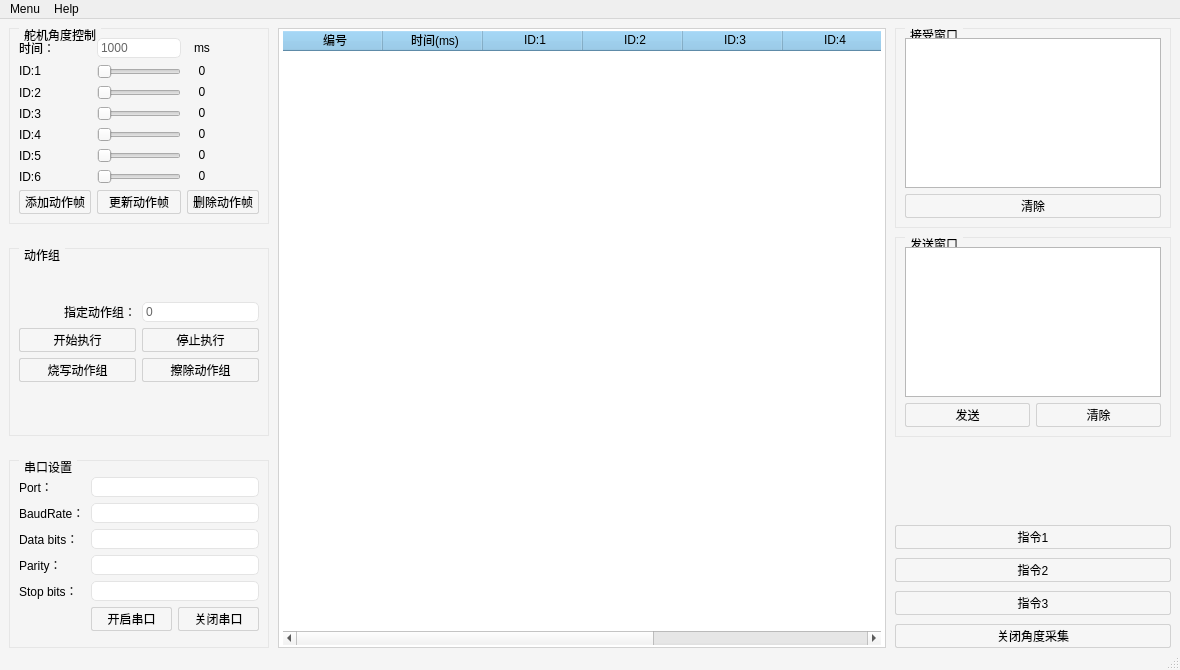
<?xml version="1.0" encoding="UTF-8"?>
<ui version="4.0">
 <class>MainWindow</class>
 <widget class="QMainWindow" name="MainWindow">
  <property name="geometry">
   <rect>
    <x>0</x>
    <y>0</y>
    <width>1180</width>
    <height>670</height>
   </rect>
  </property>
  <property name="windowTitle">
   <string>机械臂上位机</string>
  </property>
  <property name="windowIcon">
   <iconset resource="picture.qrc">
    <normaloff>:/bg/Image/git.png</normaloff>:/bg/Image/git.png</iconset>
  </property>
  <property name="styleSheet">
   <string notr="true">QMainWindow{
	background-color:rgb(245,245,245);
}

/**********************************QGroupBox*****************************************/
QGroupBox {
	border:1px solid rgb(230,230,230);
	margin-top: 1.5ex;
}

QGroupBox::title {
	color: rgb(0, 0, 0);
	subcontrol-origin: margin;
	subcontrol-position: top left;
	left:10px;
	top:0px;
	padding: 0px 3px;
}

/**********************************QTableView*****************************************/
QTableView {
    /*表格内文字颜色*/
    color: black;
    /*表格内背景色*/
    background-color: rgb(255, 255, 255);
    alternate-background-color: rgb(245, 245, 245);
    /*选中区域的文字颜色*/
    selection-color: black;
    /*选中区域的背景色*/
    selection-background-color: rgb(200, 220, 246);
    border: 1px solid rgb(210,210,210);
    border-radius: 0px;
    padding: 2px 4px;
}


QHeaderView::section{
    background-color: rgb(131, 194, 235);
    padding-left: 4px;
    border-bottom: 2px solid grey;
    height: 18;
}

/**********************************QPushButton*****************************************/
QPushButton{
	padding:2px 5px 2px;
	border-radius: 2px;
	border:1px solid rgb(210,210,210);
	background-color: rgb(246,246,246);
}
QPushButton:hover{
	background-color: rgb(239,239,239);
 }
QPushButton:pressed{
	background-color:rgb(232,232,232);
 }

/**********************************QComboBox*****************************************/
QComboBox {
    color: #666666;
    font-size: 12px;
    padding: 1px 15px 1px 3px;
    border: 1px solid rgba(228, 228, 228, 1);
    border-radius: 5px 5px 0px 0px;
}

QComboBox::drop-down {
    subcontrol-origin: padding;
    subcontrol-position: top right;
    width: 15px;
    border: none;
}










</string>
  </property>
  <widget class="QWidget" name="centralwidget">
   <layout class="QHBoxLayout" name="horizontalLayout">
    <property name="spacing">
     <number>9</number>
    </property>
    <property name="leftMargin">
     <number>9</number>
    </property>
    <property name="topMargin">
     <number>9</number>
    </property>
    <property name="rightMargin">
     <number>9</number>
    </property>
    <property name="bottomMargin">
     <number>0</number>
    </property>
    <item>
     <layout class="QVBoxLayout" name="verticalLayout">
      <item>
       <widget class="QGroupBox" name="groupBox_3">
        <property name="title">
         <string>舵机角度控制</string>
        </property>
        <layout class="QVBoxLayout" name="verticalLayout_5">
         <item>
          <layout class="QGridLayout" name="gridLayout">
           <item row="3" column="2">
            <widget class="QLabel" name="label_slider_id3">
             <property name="sizePolicy">
              <sizepolicy hsizetype="Fixed" vsizetype="Fixed">
               <horstretch>0</horstretch>
               <verstretch>0</verstretch>
              </sizepolicy>
             </property>
             <property name="minimumSize">
              <size>
               <width>30</width>
               <height>0</height>
              </size>
             </property>
             <property name="layoutDirection">
              <enum>Qt::LeftToRight</enum>
             </property>
             <property name="text">
              <string>0</string>
             </property>
             <property name="alignment">
              <set>Qt::AlignCenter</set>
             </property>
            </widget>
           </item>
           <item row="1" column="1">
            <widget class="QSlider" name="horizontalSlider_1">
             <property name="sizePolicy">
              <sizepolicy hsizetype="Fixed" vsizetype="Fixed">
               <horstretch>0</horstretch>
               <verstretch>0</verstretch>
              </sizepolicy>
             </property>
             <property name="minimum">
              <number>0</number>
             </property>
             <property name="maximum">
              <number>180</number>
             </property>
             <property name="orientation">
              <enum>Qt::Horizontal</enum>
             </property>
             <property name="tickPosition">
              <enum>QSlider::NoTicks</enum>
             </property>
             <property name="tickInterval">
              <number>0</number>
             </property>
            </widget>
           </item>
           <item row="5" column="1">
            <widget class="QSlider" name="horizontalSlider_5">
             <property name="sizePolicy">
              <sizepolicy hsizetype="Fixed" vsizetype="Fixed">
               <horstretch>0</horstretch>
               <verstretch>0</verstretch>
              </sizepolicy>
             </property>
             <property name="minimum">
              <number>0</number>
             </property>
             <property name="maximum">
              <number>180</number>
             </property>
             <property name="orientation">
              <enum>Qt::Horizontal</enum>
             </property>
             <property name="tickPosition">
              <enum>QSlider::NoTicks</enum>
             </property>
             <property name="tickInterval">
              <number>0</number>
             </property>
            </widget>
           </item>
           <item row="3" column="1">
            <widget class="QSlider" name="horizontalSlider_3">
             <property name="sizePolicy">
              <sizepolicy hsizetype="Fixed" vsizetype="Fixed">
               <horstretch>0</horstretch>
               <verstretch>0</verstretch>
              </sizepolicy>
             </property>
             <property name="minimum">
              <number>0</number>
             </property>
             <property name="maximum">
              <number>180</number>
             </property>
             <property name="orientation">
              <enum>Qt::Horizontal</enum>
             </property>
             <property name="tickPosition">
              <enum>QSlider::NoTicks</enum>
             </property>
             <property name="tickInterval">
              <number>0</number>
             </property>
            </widget>
           </item>
           <item row="0" column="1">
            <widget class="QComboBox" name="comboBox_time_select">
             <item>
              <property name="text">
               <string>1000</string>
              </property>
             </item>
             <item>
              <property name="text">
               <string>1100</string>
              </property>
             </item>
             <item>
              <property name="text">
               <string>1200</string>
              </property>
             </item>
             <item>
              <property name="text">
               <string>1300</string>
              </property>
             </item>
             <item>
              <property name="text">
               <string>1400</string>
              </property>
             </item>
             <item>
              <property name="text">
               <string>1500</string>
              </property>
             </item>
            </widget>
           </item>
           <item row="1" column="2">
            <widget class="QLabel" name="label_slider_id1">
             <property name="sizePolicy">
              <sizepolicy hsizetype="Fixed" vsizetype="Fixed">
               <horstretch>0</horstretch>
               <verstretch>0</verstretch>
              </sizepolicy>
             </property>
             <property name="minimumSize">
              <size>
               <width>30</width>
               <height>0</height>
              </size>
             </property>
             <property name="layoutDirection">
              <enum>Qt::LeftToRight</enum>
             </property>
             <property name="text">
              <string>0</string>
             </property>
             <property name="alignment">
              <set>Qt::AlignCenter</set>
             </property>
            </widget>
           </item>
           <item row="4" column="2">
            <widget class="QLabel" name="label_slider_id4">
             <property name="sizePolicy">
              <sizepolicy hsizetype="Fixed" vsizetype="Fixed">
               <horstretch>0</horstretch>
               <verstretch>0</verstretch>
              </sizepolicy>
             </property>
             <property name="minimumSize">
              <size>
               <width>30</width>
               <height>0</height>
              </size>
             </property>
             <property name="layoutDirection">
              <enum>Qt::LeftToRight</enum>
             </property>
             <property name="text">
              <string>0</string>
             </property>
             <property name="alignment">
              <set>Qt::AlignCenter</set>
             </property>
            </widget>
           </item>
           <item row="6" column="2">
            <widget class="QLabel" name="label_slider_id6">
             <property name="sizePolicy">
              <sizepolicy hsizetype="Fixed" vsizetype="Fixed">
               <horstretch>0</horstretch>
               <verstretch>0</verstretch>
              </sizepolicy>
             </property>
             <property name="minimumSize">
              <size>
               <width>30</width>
               <height>0</height>
              </size>
             </property>
             <property name="layoutDirection">
              <enum>Qt::LeftToRight</enum>
             </property>
             <property name="text">
              <string>0</string>
             </property>
             <property name="alignment">
              <set>Qt::AlignCenter</set>
             </property>
            </widget>
           </item>
           <item row="0" column="0">
            <widget class="QLabel" name="label_time">
             <property name="sizePolicy">
              <sizepolicy hsizetype="Fixed" vsizetype="Fixed">
               <horstretch>0</horstretch>
               <verstretch>0</verstretch>
              </sizepolicy>
             </property>
             <property name="text">
              <string>时间：</string>
             </property>
            </widget>
           </item>
           <item row="2" column="1">
            <widget class="QSlider" name="horizontalSlider_2">
             <property name="sizePolicy">
              <sizepolicy hsizetype="Fixed" vsizetype="Fixed">
               <horstretch>0</horstretch>
               <verstretch>0</verstretch>
              </sizepolicy>
             </property>
             <property name="minimum">
              <number>0</number>
             </property>
             <property name="maximum">
              <number>180</number>
             </property>
             <property name="orientation">
              <enum>Qt::Horizontal</enum>
             </property>
             <property name="tickPosition">
              <enum>QSlider::NoTicks</enum>
             </property>
             <property name="tickInterval">
              <number>0</number>
             </property>
            </widget>
           </item>
           <item row="0" column="2">
            <widget class="QLabel" name="label_ms">
             <property name="sizePolicy">
              <sizepolicy hsizetype="Fixed" vsizetype="Fixed">
               <horstretch>0</horstretch>
               <verstretch>0</verstretch>
              </sizepolicy>
             </property>
             <property name="minimumSize">
              <size>
               <width>30</width>
               <height>0</height>
              </size>
             </property>
             <property name="text">
              <string>ms</string>
             </property>
             <property name="alignment">
              <set>Qt::AlignCenter</set>
             </property>
            </widget>
           </item>
           <item row="5" column="2">
            <widget class="QLabel" name="label_slider_id5">
             <property name="sizePolicy">
              <sizepolicy hsizetype="Fixed" vsizetype="Fixed">
               <horstretch>0</horstretch>
               <verstretch>0</verstretch>
              </sizepolicy>
             </property>
             <property name="minimumSize">
              <size>
               <width>30</width>
               <height>0</height>
              </size>
             </property>
             <property name="layoutDirection">
              <enum>Qt::LeftToRight</enum>
             </property>
             <property name="text">
              <string>0</string>
             </property>
             <property name="alignment">
              <set>Qt::AlignCenter</set>
             </property>
            </widget>
           </item>
           <item row="2" column="0">
            <widget class="QLabel" name="label_id2">
             <property name="text">
              <string>ID:2</string>
             </property>
            </widget>
           </item>
           <item row="5" column="0">
            <widget class="QLabel" name="label_id5">
             <property name="text">
              <string>ID:5</string>
             </property>
            </widget>
           </item>
           <item row="2" column="2">
            <widget class="QLabel" name="label_slider_id2">
             <property name="sizePolicy">
              <sizepolicy hsizetype="Fixed" vsizetype="Fixed">
               <horstretch>0</horstretch>
               <verstretch>0</verstretch>
              </sizepolicy>
             </property>
             <property name="minimumSize">
              <size>
               <width>30</width>
               <height>0</height>
              </size>
             </property>
             <property name="layoutDirection">
              <enum>Qt::LeftToRight</enum>
             </property>
             <property name="text">
              <string>0</string>
             </property>
             <property name="alignment">
              <set>Qt::AlignCenter</set>
             </property>
            </widget>
           </item>
           <item row="6" column="1">
            <widget class="QSlider" name="horizontalSlider_6">
             <property name="sizePolicy">
              <sizepolicy hsizetype="Fixed" vsizetype="Fixed">
               <horstretch>0</horstretch>
               <verstretch>0</verstretch>
              </sizepolicy>
             </property>
             <property name="minimum">
              <number>0</number>
             </property>
             <property name="maximum">
              <number>180</number>
             </property>
             <property name="orientation">
              <enum>Qt::Horizontal</enum>
             </property>
             <property name="tickPosition">
              <enum>QSlider::NoTicks</enum>
             </property>
             <property name="tickInterval">
              <number>0</number>
             </property>
            </widget>
           </item>
           <item row="6" column="0">
            <widget class="QLabel" name="label_id6">
             <property name="text">
              <string>ID:6</string>
             </property>
            </widget>
           </item>
           <item row="1" column="0">
            <widget class="QLabel" name="label_id1">
             <property name="sizePolicy">
              <sizepolicy hsizetype="Fixed" vsizetype="Fixed">
               <horstretch>0</horstretch>
               <verstretch>0</verstretch>
              </sizepolicy>
             </property>
             <property name="text">
              <string>ID:1</string>
             </property>
            </widget>
           </item>
           <item row="4" column="1">
            <widget class="QSlider" name="horizontalSlider_4">
             <property name="sizePolicy">
              <sizepolicy hsizetype="Fixed" vsizetype="Fixed">
               <horstretch>0</horstretch>
               <verstretch>0</verstretch>
              </sizepolicy>
             </property>
             <property name="minimum">
              <number>0</number>
             </property>
             <property name="maximum">
              <number>180</number>
             </property>
             <property name="orientation">
              <enum>Qt::Horizontal</enum>
             </property>
             <property name="tickPosition">
              <enum>QSlider::NoTicks</enum>
             </property>
             <property name="tickInterval">
              <number>0</number>
             </property>
            </widget>
           </item>
           <item row="3" column="0">
            <widget class="QLabel" name="label_id3">
             <property name="text">
              <string>ID:3</string>
             </property>
            </widget>
           </item>
           <item row="4" column="0">
            <widget class="QLabel" name="label_id4">
             <property name="text">
              <string>ID:4</string>
             </property>
            </widget>
           </item>
           <item row="7" column="1">
            <widget class="QPushButton" name="pushButton_update_frame">
             <property name="text">
              <string>更新动作帧</string>
             </property>
            </widget>
           </item>
           <item row="7" column="2">
            <widget class="QPushButton" name="pushButton_del_frame">
             <property name="text">
              <string>删除动作帧</string>
             </property>
            </widget>
           </item>
           <item row="7" column="0">
            <widget class="QPushButton" name="pushButton_add_frame">
             <property name="text">
              <string>添加动作帧</string>
             </property>
            </widget>
           </item>
          </layout>
         </item>
        </layout>
       </widget>
      </item>
      <item>
       <spacer name="verticalSpacer_2">
        <property name="orientation">
         <enum>Qt::Vertical</enum>
        </property>
        <property name="sizeType">
         <enum>QSizePolicy::Fixed</enum>
        </property>
        <property name="sizeHint" stdset="0">
         <size>
          <width>20</width>
          <height>15</height>
         </size>
        </property>
       </spacer>
      </item>
      <item>
       <widget class="QGroupBox" name="groupBox_2">
        <property name="title">
         <string>动作组</string>
        </property>
        <layout class="QVBoxLayout" name="verticalLayout_4">
         <item>
          <layout class="QGridLayout" name="gridLayout_2">
           <item row="0" column="1">
            <widget class="QComboBox" name="comboBox_choose_act">
             <property name="layoutDirection">
              <enum>Qt::LeftToRight</enum>
             </property>
             <item>
              <property name="text">
               <string>0</string>
              </property>
             </item>
             <item>
              <property name="text">
               <string>1</string>
              </property>
             </item>
             <item>
              <property name="text">
               <string>2</string>
              </property>
             </item>
             <item>
              <property name="text">
               <string>3</string>
              </property>
             </item>
             <item>
              <property name="text">
               <string>4</string>
              </property>
             </item>
             <item>
              <property name="text">
               <string>5</string>
              </property>
             </item>
             <item>
              <property name="text">
               <string>6</string>
              </property>
             </item>
             <item>
              <property name="text">
               <string>7</string>
              </property>
             </item>
             <item>
              <property name="text">
               <string>8</string>
              </property>
             </item>
             <item>
              <property name="text">
               <string>9</string>
              </property>
             </item>
             <item>
              <property name="text">
               <string>100</string>
              </property>
             </item>
            </widget>
           </item>
           <item row="1" column="1">
            <widget class="QPushButton" name="pushButton_stop_act">
             <property name="sizePolicy">
              <sizepolicy hsizetype="Minimum" vsizetype="Fixed">
               <horstretch>0</horstretch>
               <verstretch>0</verstretch>
              </sizepolicy>
             </property>
             <property name="text">
              <string>停止执行</string>
             </property>
            </widget>
           </item>
           <item row="1" column="0">
            <widget class="QPushButton" name="pushButton_start_act">
             <property name="sizePolicy">
              <sizepolicy hsizetype="Minimum" vsizetype="Fixed">
               <horstretch>0</horstretch>
               <verstretch>0</verstretch>
              </sizepolicy>
             </property>
             <property name="text">
              <string>开始执行</string>
             </property>
            </widget>
           </item>
           <item row="0" column="0">
            <widget class="QLabel" name="label">
             <property name="text">
              <string>指定动作组：</string>
             </property>
             <property name="alignment">
              <set>Qt::AlignRight|Qt::AlignTrailing|Qt::AlignVCenter</set>
             </property>
            </widget>
           </item>
           <item row="2" column="0">
            <widget class="QPushButton" name="pushButton_download">
             <property name="sizePolicy">
              <sizepolicy hsizetype="Minimum" vsizetype="Fixed">
               <horstretch>0</horstretch>
               <verstretch>0</verstretch>
              </sizepolicy>
             </property>
             <property name="toolTip">
              <string>将右侧表格中的动作帧烧写到指令的动作组</string>
             </property>
             <property name="text">
              <string>烧写动作组</string>
             </property>
            </widget>
           </item>
           <item row="2" column="1">
            <widget class="QPushButton" name="pushButton_clear">
             <property name="sizePolicy">
              <sizepolicy hsizetype="Minimum" vsizetype="Fixed">
               <horstretch>0</horstretch>
               <verstretch>0</verstretch>
              </sizepolicy>
             </property>
             <property name="toolTip">
              <string>擦除指定的动作组文件</string>
             </property>
             <property name="text">
              <string>擦除动作组</string>
             </property>
            </widget>
           </item>
          </layout>
         </item>
        </layout>
       </widget>
      </item>
      <item>
       <spacer name="verticalSpacer">
        <property name="orientation">
         <enum>Qt::Vertical</enum>
        </property>
        <property name="sizeType">
         <enum>QSizePolicy::Fixed</enum>
        </property>
        <property name="sizeHint" stdset="0">
         <size>
          <width>20</width>
          <height>15</height>
         </size>
        </property>
       </spacer>
      </item>
      <item>
       <widget class="QGroupBox" name="groupBox">
        <property name="title">
         <string>串口设置</string>
        </property>
        <layout class="QVBoxLayout" name="verticalLayout_3">
         <item>
          <layout class="QGridLayout" name="gridLayout_3">
           <item row="0" column="0">
            <widget class="QLabel" name="label_port">
             <property name="sizePolicy">
              <sizepolicy hsizetype="Fixed" vsizetype="Preferred">
               <horstretch>0</horstretch>
               <verstretch>0</verstretch>
              </sizepolicy>
             </property>
             <property name="text">
              <string>Port：</string>
             </property>
             <property name="alignment">
              <set>Qt::AlignLeading|Qt::AlignLeft|Qt::AlignVCenter</set>
             </property>
            </widget>
           </item>
           <item row="1" column="1">
            <widget class="QComboBox" name="comboBox_baud"/>
           </item>
           <item row="0" column="1">
            <widget class="QComboBox" name="comboBox_port"/>
           </item>
           <item row="3" column="0">
            <widget class="QLabel" name="label_bard_2">
             <property name="sizePolicy">
              <sizepolicy hsizetype="Fixed" vsizetype="Preferred">
               <horstretch>0</horstretch>
               <verstretch>0</verstretch>
              </sizepolicy>
             </property>
             <property name="text">
              <string>Parity：</string>
             </property>
             <property name="alignment">
              <set>Qt::AlignLeading|Qt::AlignLeft|Qt::AlignVCenter</set>
             </property>
            </widget>
           </item>
           <item row="3" column="1">
            <widget class="QComboBox" name="comboBox_parity"/>
           </item>
           <item row="4" column="0">
            <widget class="QLabel" name="label_bard_3">
             <property name="sizePolicy">
              <sizepolicy hsizetype="Fixed" vsizetype="Preferred">
               <horstretch>0</horstretch>
               <verstretch>0</verstretch>
              </sizepolicy>
             </property>
             <property name="text">
              <string>Stop bits：</string>
             </property>
             <property name="alignment">
              <set>Qt::AlignLeading|Qt::AlignLeft|Qt::AlignVCenter</set>
             </property>
            </widget>
           </item>
           <item row="4" column="1">
            <widget class="QComboBox" name="comboBox_stop_bits"/>
           </item>
           <item row="1" column="0">
            <widget class="QLabel" name="label_bard">
             <property name="sizePolicy">
              <sizepolicy hsizetype="Fixed" vsizetype="Preferred">
               <horstretch>0</horstretch>
               <verstretch>0</verstretch>
              </sizepolicy>
             </property>
             <property name="text">
              <string>BaudRate：</string>
             </property>
             <property name="alignment">
              <set>Qt::AlignLeading|Qt::AlignLeft|Qt::AlignVCenter</set>
             </property>
            </widget>
           </item>
           <item row="2" column="0">
            <widget class="QLabel" name="label_bard_9">
             <property name="sizePolicy">
              <sizepolicy hsizetype="Fixed" vsizetype="Preferred">
               <horstretch>0</horstretch>
               <verstretch>0</verstretch>
              </sizepolicy>
             </property>
             <property name="text">
              <string>Data bits：</string>
             </property>
             <property name="alignment">
              <set>Qt::AlignLeading|Qt::AlignLeft|Qt::AlignVCenter</set>
             </property>
            </widget>
           </item>
           <item row="5" column="0">
            <layout class="QHBoxLayout" name="horizontalLayout_3">
             <item>
              <widget class="QLabel" name="label_start_stop_icon">
               <property name="sizePolicy">
                <sizepolicy hsizetype="Minimum" vsizetype="Fixed">
                 <horstretch>0</horstretch>
                 <verstretch>0</verstretch>
                </sizepolicy>
               </property>
               <property name="minimumSize">
                <size>
                 <width>0</width>
                 <height>0</height>
                </size>
               </property>
               <property name="maximumSize">
                <size>
                 <width>20</width>
                 <height>20</height>
                </size>
               </property>
               <property name="text">
                <string/>
               </property>
               <property name="pixmap">
                <pixmap resource="picture.qrc">:/bg/Image/failed.png</pixmap>
               </property>
               <property name="scaledContents">
                <bool>true</bool>
               </property>
              </widget>
             </item>
            </layout>
           </item>
           <item row="2" column="1">
            <widget class="QComboBox" name="comboBox_data_bits"/>
           </item>
           <item row="5" column="1">
            <layout class="QHBoxLayout" name="horizontalLayout_7">
             <item>
              <widget class="QPushButton" name="pushButton_start_port">
               <property name="sizePolicy">
                <sizepolicy hsizetype="Minimum" vsizetype="Fixed">
                 <horstretch>0</horstretch>
                 <verstretch>0</verstretch>
                </sizepolicy>
               </property>
               <property name="text">
                <string>开启串口</string>
               </property>
              </widget>
             </item>
             <item>
              <widget class="QPushButton" name="pushButton_close_port">
               <property name="text">
                <string>关闭串口</string>
               </property>
              </widget>
             </item>
            </layout>
           </item>
          </layout>
         </item>
        </layout>
       </widget>
      </item>
     </layout>
    </item>
    <item>
     <layout class="QVBoxLayout" name="verticalLayout_2">
      <item>
       <widget class="QTableWidget" name="tableWidget">
        <property name="verticalScrollBarPolicy">
         <enum>Qt::ScrollBarAsNeeded</enum>
        </property>
        <property name="horizontalScrollBarPolicy">
         <enum>Qt::ScrollBarAsNeeded</enum>
        </property>
        <property name="autoScrollMargin">
         <number>16</number>
        </property>
        <property name="gridStyle">
         <enum>Qt::DotLine</enum>
        </property>
        <column>
         <property name="text">
          <string>编号</string>
         </property>
         <property name="foreground">
          <brush brushstyle="SolidPattern">
           <color alpha="255">
            <red>0</red>
            <green>0</green>
            <blue>0</blue>
           </color>
          </brush>
         </property>
        </column>
        <column>
         <property name="text">
          <string>时间(ms)</string>
         </property>
        </column>
        <column>
         <property name="text">
          <string>ID:1</string>
         </property>
        </column>
        <column>
         <property name="text">
          <string>ID:2</string>
         </property>
        </column>
        <column>
         <property name="text">
          <string>ID:3</string>
         </property>
        </column>
        <column>
         <property name="text">
          <string>ID:4</string>
         </property>
        </column>
        <column>
         <property name="text">
          <string>ID:5</string>
         </property>
        </column>
        <column>
         <property name="text">
          <string>ID:6</string>
         </property>
        </column>
       </widget>
      </item>
      <item>
       <layout class="QVBoxLayout" name="verticalLayout_chart"/>
      </item>
     </layout>
    </item>
    <item>
     <layout class="QVBoxLayout" name="verticalLayout_7">
      <item>
       <widget class="QGroupBox" name="groupBox_4">
        <property name="title">
         <string>接受窗口</string>
        </property>
        <layout class="QGridLayout" name="gridLayout_6">
         <item row="0" column="0">
          <widget class="QTextEdit" name="textEdit_read">
           <property name="sizePolicy">
            <sizepolicy hsizetype="Fixed" vsizetype="Fixed">
             <horstretch>0</horstretch>
             <verstretch>0</verstretch>
            </sizepolicy>
           </property>
           <property name="minimumSize">
            <size>
             <width>0</width>
             <height>150</height>
            </size>
           </property>
           <property name="maximumSize">
            <size>
             <width>16777215</width>
             <height>150</height>
            </size>
           </property>
           <property name="focusPolicy">
            <enum>Qt::NoFocus</enum>
           </property>
          </widget>
         </item>
         <item row="1" column="0">
          <widget class="QPushButton" name="pushButton_clear_read">
           <property name="focusPolicy">
            <enum>Qt::StrongFocus</enum>
           </property>
           <property name="text">
            <string>清除</string>
           </property>
          </widget>
         </item>
        </layout>
       </widget>
      </item>
      <item>
       <widget class="QGroupBox" name="groupBox_5">
        <property name="title">
         <string>发送窗口</string>
        </property>
        <layout class="QGridLayout" name="gridLayout_5">
         <item row="1" column="0">
          <layout class="QGridLayout" name="gridLayout_7">
           <item row="0" column="0">
            <widget class="QPushButton" name="pushButton_send_text">
             <property name="text">
              <string>发送</string>
             </property>
            </widget>
           </item>
           <item row="0" column="1">
            <widget class="QPushButton" name="pushButton_clear_write">
             <property name="text">
              <string>清除</string>
             </property>
            </widget>
           </item>
          </layout>
         </item>
         <item row="0" column="0">
          <widget class="QTextEdit" name="textEdit_write">
           <property name="sizePolicy">
            <sizepolicy hsizetype="Fixed" vsizetype="Fixed">
             <horstretch>0</horstretch>
             <verstretch>0</verstretch>
            </sizepolicy>
           </property>
           <property name="minimumSize">
            <size>
             <width>0</width>
             <height>150</height>
            </size>
           </property>
           <property name="maximumSize">
            <size>
             <width>16777215</width>
             <height>150</height>
            </size>
           </property>
          </widget>
         </item>
        </layout>
       </widget>
      </item>
      <item>
       <spacer name="verticalSpacer_3">
        <property name="orientation">
         <enum>Qt::Vertical</enum>
        </property>
        <property name="sizeHint" stdset="0">
         <size>
          <width>20</width>
          <height>40</height>
         </size>
        </property>
       </spacer>
      </item>
      <item>
       <layout class="QGridLayout" name="gridLayout_4">
        <item row="0" column="2">
         <layout class="QVBoxLayout" name="verticalLayout_6">
          <item>
           <widget class="QPushButton" name="pushButton_ins1">
            <property name="text">
             <string>指令1</string>
            </property>
           </widget>
          </item>
          <item>
           <widget class="QPushButton" name="pushButton_ins2">
            <property name="text">
             <string>指令2</string>
            </property>
           </widget>
          </item>
          <item>
           <widget class="QPushButton" name="pushButton_ins3">
            <property name="text">
             <string>指令3</string>
            </property>
           </widget>
          </item>
          <item>
           <widget class="QPushButton" name="pushButton_ins4">
            <property name="text">
             <string>关闭角度采集</string>
            </property>
           </widget>
          </item>
         </layout>
        </item>
       </layout>
      </item>
     </layout>
    </item>
   </layout>
  </widget>
  <widget class="QMenuBar" name="menubar">
   <property name="geometry">
    <rect>
     <x>0</x>
     <y>0</y>
     <width>1180</width>
     <height>22</height>
    </rect>
   </property>
   <widget class="QMenu" name="menu">
    <property name="title">
     <string>Menu</string>
    </property>
   </widget>
   <widget class="QMenu" name="menuhelp">
    <property name="title">
     <string>Help</string>
    </property>
   </widget>
   <addaction name="menu"/>
   <addaction name="menuhelp"/>
  </widget>
  <widget class="QStatusBar" name="statusbar"/>
 </widget>
 <resources>
  <include location="picture.qrc"/>
 </resources>
 <connections/>
</ui>
